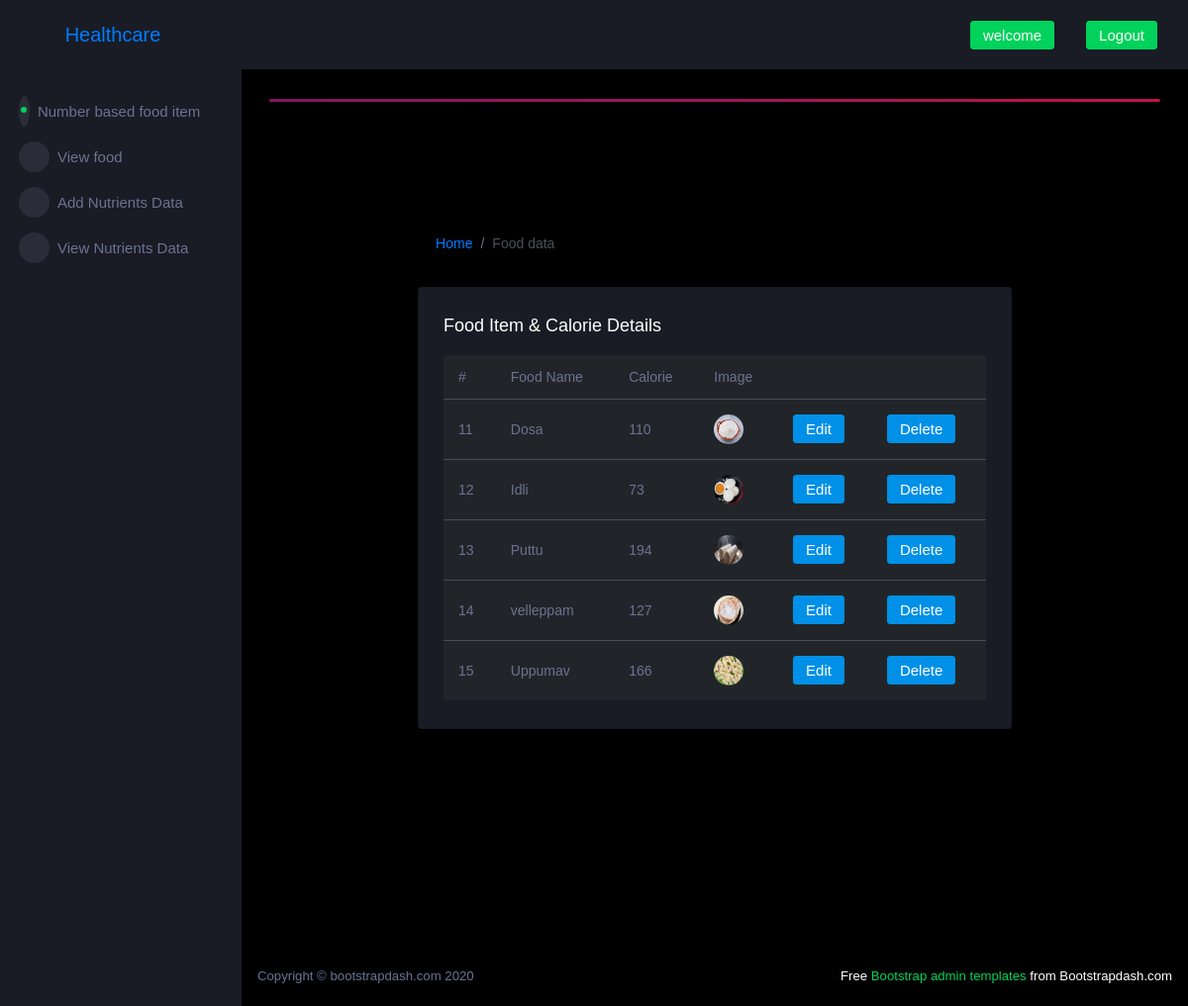
The page /BackendApp/view_fooditem/ on the database its author committed.
### BackendApp/models.py (models this page shows)
class fooditemDB(models.Model):
    food_name=models.CharField(max_length=100,null=True,blank=True)
    food_calorie=models.IntegerField(null=True,blank=True)
    food_image=models.ImageField(upload_to='food_images',null=True,blank=True)

### BackendApp/views.py (the view)
# urls.py: path('view_fooditem/',views.view_fooditem,name='view_fooditem'),
def view_fooditem(request):
    data=fooditemDB.objects.all()
    return render(request,'view_fooditem.html',{'data':data})

### BackendApp/templates/view_fooditem.html (shortened to what this page needs)
<!DOCTYPE html>
{% extends 'index.html' %}
{% block content %}
<html lang="en">
  <head>
    <link rel="stylesheet" href="../../assets/vendors/mdi/css/materialdesignicons.min.css">
    <link rel="stylesheet" href="../../assets/vendors/css/vendor.bundle.base.css">
    <link rel="stylesheet" href="../../assets/vendors/select2/select2.min.css">
    <link rel="stylesheet" href="../../assets/vendors/select2-bootstrap-theme/select2-bootstrap.min.css">
    <link rel="stylesheet" href="../../assets/css/style.css">
  </head>
  <body>
    <div class="container-scroller">
      <div class="container-fluid page-body-wrapper">
        <div class="main-panel">
          <div class="content-wrapper">
            <div class="page-header">
              <nav aria-label="breadcrumb">
                <ol class="breadcrumb">
                  <li class="breadcrumb-item"><a href="{% url 'index' %}">Home</a></li>
                  <li class="breadcrumb-item active" aria-current="page">Food data</li>
                </ol>
              </nav>
            </div>
            <div class="row">
              <div class="col-lg-12 grid-margin stretch-card">
                <div class="card">
                  <div class="card-body">
                    <h4 class="card-title">Food Item & Calorie Details</h4>
                    <div class="table-responsive">
                      <table class="table table-dark">
                        <thead style="color:white;">
                          <tr>
                            <th> # </th>
                            <th> Food Name </th>
                            <th> Calorie </th>
                            <th> Image </th>
                          </tr>
                        </thead>
                        <tbody>
                        {% for i in data %}
                          <tr>
                            <td> {{i.id}} </td>
                            <td> {{i.food_name}} </td>
                            <td> {{i.food_calorie}} </td>
                            <td><img src="{{i.food_image.url}}" width="100" height="100"> </td>
                            <td>
                                <a href="">
                                    <button class="btn btn-primary">Edit</button>
                                </a>
                            </td>
                            <td>
                                  <a href="{% url 'delete_fooditem' foodid=i.id %}">
                                    <button class="btn btn-primary">Delete</button>
                                </a>
                            </td>
                          </tr>
                        {% endfor %}
                        </tbody>
                      </table>
                    </div>
                  </div>
                </div>
              </div>
            </div>
          </div>
        </div>
      </div>
    </div>
  </body>
</html>
{% endblock %}

### BackendApp/templates/index.html (shortened to what this page needs)
<!DOCTYPE html>
{% load static %}
<html lang="en">
  <head>
    <link rel="stylesheet" href="{% static 'assets/vendors/mdi/css/materialdesignicons.min.css'%}">
    <link rel="stylesheet" href="{% static 'assets/vendors/css/vendor.bundle.base.css'%}">
    <link rel="stylesheet" href="{% static 'assets/vendors/jvectormap/jquery-jvectormap.css'%}">
    <link rel="stylesheet" href="{% static 'assets/vendors/flag-icon-css/css/flag-icon.min.css'%}">
    <link rel="stylesheet" href="{% static 'assets/vendors/owl-carousel-2/owl.carousel.min.css'%}">
    <link rel="stylesheet" href="{% static 'assets/vendors/owl-carousel-2/owl.theme.default.min.css'%}">
    <link rel="stylesheet" href="{% static 'assets/css/style.css'%}">
  </head>
  <body>
    <div class="container-scroller">
      <nav class="sidebar sidebar-offcanvas" id="sidebar">
        <div class="sidebar-brand-wrapper d-none d-lg-flex align-items-center justify-content-center fixed-top">
          <a class="navbar-brand" href="">Health<span>care</span></a>
        </div>
        <ul class="nav">
          <li class="nav-item profile">
            <div class="profile-desc">
              <div class="profile-pic">
                <div class="count-indicator">
                  <span class="count bg-success"></span>
                </div>
              </div>
            </div>
          </li>
          <li class="nav-item menu-items">
            <a class="nav-link" data-toggle="collapse" href="#ui-basic" aria-expanded="false" aria-controls="ui-basic">
              <span class="menu-icon">
              </span>
              <span class="menu-title">Number based food item</span>
              <i class="menu-arrow"></i>
            </a>
          </li>
          <li class="nav-item menu-items">
            <a class="nav-link" href="{% url 'view_fooditem' %}">
              <span class="menu-icon">
                <i class="mdi mdi-playlist-play"></i>
              </span>
              <span class="menu-title">View food</span>
            </a>
          </li>
          <li class="nav-item menu-items">
            <a class="nav-link" href="{% url 'add_nutrients' %}">
              <span class="menu-icon">
                <i class="mdi mdi-table-large"></i>
              </span>
              <span class="menu-title">Add Nutrients Data</span>
            </a>
          </li>
          <li class="nav-item menu-items">
            <a class="nav-link" href="pages/charts/chartjs.html">
              <span class="menu-icon">
                <i class="mdi mdi-chart-bar"></i>
              </span>
              <span class="menu-title">View Nutrients Data</span>
            </a>
          </li>
        </ul>
      </nav>
      <div class="container-fluid page-body-wrapper">
        <nav class="navbar p-0 fixed-top d-flex flex-row">
          <div class="navbar-menu-wrapper flex-grow d-flex align-items-stretch">
            <button class="navbar-toggler navbar-toggler align-self-center" type="button" data-toggle="minimize">
              <span class="mdi mdi-menu"></span>
            </button>
            <ul class="navbar-nav navbar-nav-right">
              <li class="nav-item dropdown d-none d-lg-block">
                <a class="nav-link btn btn-success create-new-button" id="createbuttonDropdown" data-toggle="dropdown" aria-expanded="false" href="#">welcome {{request.session.username}}</a>
              </li>
              <li class="nav-item dropdown d-none d-lg-block">
                <a class="nav-link btn btn-success create-new-button" id="createbuttonDropdown" data-toggle="dropdown" aria-expanded="false" href="{% url 'admin_logout' %}">Logout</a>
              </li>
            </ul>
          </div>
        </nav>
        <div class="main-panel">
          <div class="content-wrapper">
            <div class="row">
              <div class="col-12 grid-margin stretch-card">
                <div class="card corona-gradient-card">
                  <div class="card-body py-0 px-0 px-sm-3">
                  </div>
                </div>
              </div>
            </div>
            {% block content %}{% endblock %}
          </div>
          <footer class="footer">
            <div class="d-sm-flex justify-content-center justify-content-sm-between">
              <span class="text-muted d-block text-center text-sm-left d-sm-inline-block">Copyright © bootstrapdash.com 2020</span>
              <span class="float-none float-sm-right d-block mt-1 mt-sm-0 text-center"> Free <a href="https://www.bootstrapdash.com/bootstrap-admin-template/" target="_blank">Bootstrap admin templates</a> from Bootstrapdash.com</span>
            </div>
          </footer>
        </div>
      </div>
    </div>
  </body>
</html>

### rows shown on the page
fooditemDB: id "11", food_name "Dosa", food_calorie "110", food_image (picture)
fooditemDB: id "12", food_name "Idli", food_calorie "73", food_image (picture)
fooditemDB: id "13", food_name "Puttu", food_calorie "194", food_image (picture)
fooditemDB: id "14", food_name "velleppam", food_calorie "127", food_image (picture)
fooditemDB: id "15", food_name "Uppumav", food_calorie "166", food_image (picture)
